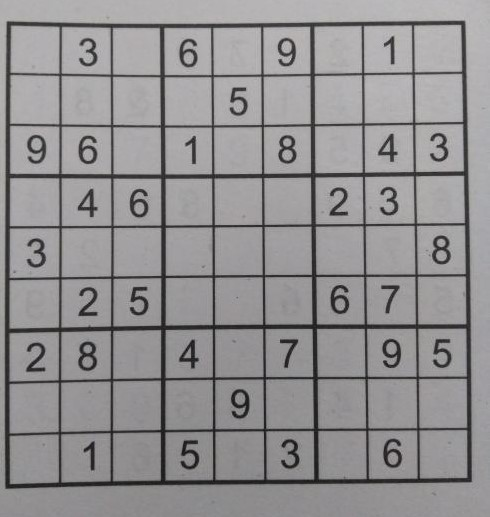
#> input picture Test Images/sudoku1.jpg, 490 x 517 px
$ python -i SudokuReader.py   (imports and definitions only)
#> lines starting #> are read from the running program, lines starting #| are printed output that depends on the picture; after the words box and inside, x2 and y2 are one past the last pixel; in counts of white or black regions, pixels touching at a corner belong together
import cv2
import numpy as np
from shapely.geometry import LineString, Point
import pytesseract
import SudokuSolver

#Given an image, attempts to find and read the sudoku grid at the centre of it
#Uses openCV's Canny edge detection + Hough lines to find all the lines in the image
#Filters these down through various metrics to find the ones composing the sudoku grid
#Finds the intersection points of all these lines
#Uses these intersection points to find the edges of and crop out each square
#Runs Tesseract OCR on the squares to find the number within it (or lack thereof)
#Returns a 2d array of the read sudoku grid (with 0s as blank squares)
def readSudoku(filename):
    image = loadImage(filename)
    edges, threshed = preprocessImage(image)

    #Sorted into horizontal and vertical lines to make calculating the grid of intersection points easier
    hlines, vlines = getSudokuGridLines(edges, image)
    drawLines(hlines + vlines, image)

    #a 2D grid of tuples. Then a square is defined by its top left intersection point and the bottom right one
    intersections = findIntersectionPoints(hlines, vlines)
    drawIntersectionPoints(intersections, image)

    cv2.imshow("Result", image)
    cv2.waitKey(1) #wait 1 ms after showing so that it actually appears

    board = constructBoard(threshed, intersections)
    return board

#Finds all the sudoko grid lines, separated into horizontal and vertical lines
def getSudokuGridLines(edges, image):
    lines = findAllHoughLines(edges)
    lines = removeDuplicates(lines)
    hlines, vlines = sortLinesByOrientation(lines)
    hlines, vlines = filterOutAdditionalLines(hlines, vlines, image)
    return (hlines, vlines)

#loads the image and downscales it to a sensible size if necessary so they fit on the monitor
def loadImage(filename):
#> called with filename = 'Test Images/sudoku1.jpg'
    image = cv2.imread(filename)
#> image is the input picture: shape (517, 490, 3); mean B, G, R 145.1, 144, 145.8
    if image.shape[1] > 560 or image.shape[0] > 1000:
        image = cv2.resize(image, (560, 1000))

    return image

#computes the Canny edge detected image and the binary image, used for hough line detection and OCR respectively
def preprocessImage(image):
    gray = cv2.cvtColor(image, cv2.COLOR_BGR2GRAY)
    edges = cv2.Canny(gray, 80, 200, apertureSize=3)
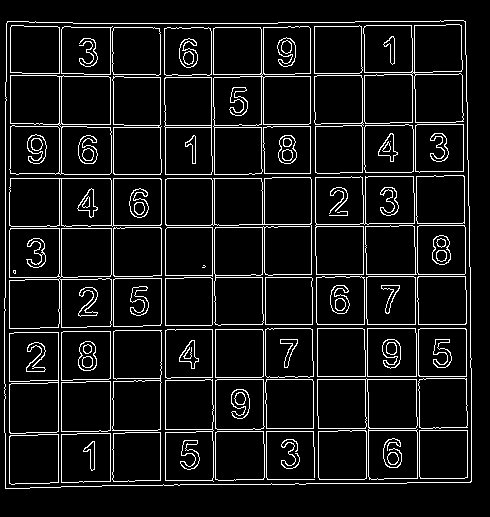
#> edges: shape (517, 490); 8.6% white in thin lines or dots, all inside (x1, y1, x2, y2) = (4, 20, 472, 489)
    threshed = cv2.adaptiveThreshold(gray, 255, cv2.ADAPTIVE_THRESH_GAUSSIAN_C, cv2.THRESH_BINARY, 251, 1)
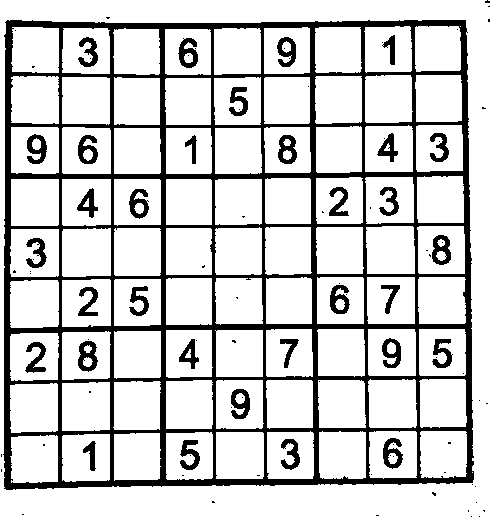
#> threshed: shape (517, 490); 81.2% white; 99 black regions (66 under 20 px), largest, box (x1, y1, x2, y2) and area: (3, 20, 474, 490) 38091, (78, 341, 98, 372) 366, (178, 38, 198, 68) 351
#> in getSudokuGridLines, `lines = findAllHoughLines(edges)`: lines = 73 rows, first 8: [61, 0], [113, 0], [165, 0], [9, 0], [5, 0], [59, 0], [435, 1.55], [383, 1.55]

    return (edges, threshed)

#Just calls the openCV function
def findAllHoughLines(edges):
    return cv2.HoughLines(edges, 1, 3.1415/180, 125)


#filter out duplicate/very similar lines.
#If any two lines have similar rho and theta values, one is removed
def removeDuplicates(lines):
    dropList = set()
    for i, l1 in enumerate(lines):
        r1, t1 = l1[0]
        if i in dropList:
            continue

        for j, l2 in enumerate(lines):
            r2, t2 = l2[0]
            if i == j:
                continue

            if j in dropList:
                continue

            if abs(r1-r2) < 15 and abs(t1-t2) < 0.05:
                dropList.add(j)
#> this loop made 73 passes
#> after the loop, dropList = 45 items

    lines = lines.tolist()
#> lines = 73 items
    for i in range(len(lines)-1, -1, -1):
        if i in dropList:
            del lines[i]
#> this loop made 73 passes
#> i on passes 1 to 8: 72, 71, 70, 69, 68, 67, 66, 65
#> in getSudokuGridLines, `lines = removeDuplicates(lines)`: lines = 28 items

    return lines

#partition the lines into horizontal and vertical lines.
#also converts the lines to cartesian coordinates and stores them in LineString objects for later geometry calculations
#rho, theta and x0 values are stored along with each line as they are needed for later analysis
def sortLinesByOrientation(lines):

    hlines = []
    vlines = []

    #find coord end points of lines, and organise them into horizontal/vertical
    for i in range(len(lines)):

        rho, theta = lines[i][0]
        a = np.cos(theta)
        b = np.sin(theta)
        x0 = a*rho
        y0 = b*rho

        x1 = int(x0 + 1000*(-b))
        y1 = int(y0 + 1000*(a))
        x2 = int(x0 - 1000*(-b))
        y2 = int(y0 - 1000*(a))


        line = LineString([(x1, y1), (x2, y2)])
        if theta < 3.1415/4:
            hlines.append((line, rho, theta, x0))
        else:
            vlines.append((line, rho, theta, y0))
#> this loop made 28 passes
#> (rho, theta, a, b, x0, y0, x1, y1) on passes 1 to 8: (61, 0, 1, 0, 61, 0, 61, 1000), (113, 0, 1, 0, 113, 0, 113, 1000), (165, 0, 1, 0, 165, 0, 165, 1000), (9, 0, 1, 0, 9, 0, 9, 1000), (435, 1.55, 0.0175, 1, 7.61, 434.9, -992, 452), (383, 1.55, 0.0175, 1, 6.7, 382.9, -993, 400), (212, 0, 1, 0, 212, 0, 212, 1000), (129, 1.55, 0.0175, 1, 2.26, 129, -997, 146)
#> after the loop, hlines = 10 items; vlines = 18 items
#> in getSudokuGridLines, `hlines, vlines = sortLinesByOrientation(lines)`: hlines = 10 items; vlines = 18 items

    return (hlines, vlines)

#filter out unrealistic lines that aren't part of the sudoku grid
def filterOutAdditionalLines(hlines, vlines, image):
    for linelist in [hlines, vlines]:

        #if we already only have 10 lines then don't bother
        if len(linelist) <= 10:
            continue

        #all the lines in each list should have very similar theta values (ideally they should be parallel)
        #So we can remove the largest outlier until they do
        while thetaRange(linelist) > 0.1 and len(linelist) > 10:
            thetas = [x[2] for x in linelist]
            avg = sum(thetas)/len(thetas)

            maxDist = -1
            maxI = None
            for i in range(len(linelist)):
                dist = abs(linelist[i][2] - avg)
                if dist > maxDist:
                    maxDist = dist
                    maxI = i
            del linelist[maxI]

        #if further processing is still required
        if len(linelist) <= 10:
            continue

        #All lines are now parallel, so unneeded lines are likely outside of the grid itself
        #The grid is likely to be in the centre of the image
        #So we just keep the 10 lines closest to the centre
        #This is kind of crude but it seems to work
        midPoint = Point(image.shape[1]/2, image.shape[0]/2)
        linelist.sort(key=lambda x : x[0].distance(midPoint))
#> this loop made 2 passes
#> in getSudokuGridLines, `hlines, vlines = filterOutAdditionalLines(hlines, vlines, image)`: vlines = 10 items

    return (hlines[:10], vlines[:10])

#used in filterOutAdditionalLines to determine if any rotational outliers remain
def thetaRange(linelist):
        thetas = [x[2] for x in linelist]
        return max(thetas) - min(thetas)

#draw the lines onto the image
def drawLines(lines, image):
    for line in lines:
        l = line[0]
        x1, y1, x2, y2 = l.bounds
        x1 = int(x1)
        x2 = int(x2)
        y1 = int(y1)
        y2 = int(y2)
        cv2.line(image, (x1, y1), (x2, y2), (0,255,0), 2)
#> this loop made 20 passes
#> (x1, y1, x2, y2) on passes 1 to 8: (61, -1000, 61, 1000), (113, -1000, 113, 1000), (165, -1000, 165, 1000), (9, -1000, 9, 1000), (212, -1000, 212, 1000), (263, -1000, 263, 1000), (364, -1000, 364, 1000), (415, -1000, 415, 1000)
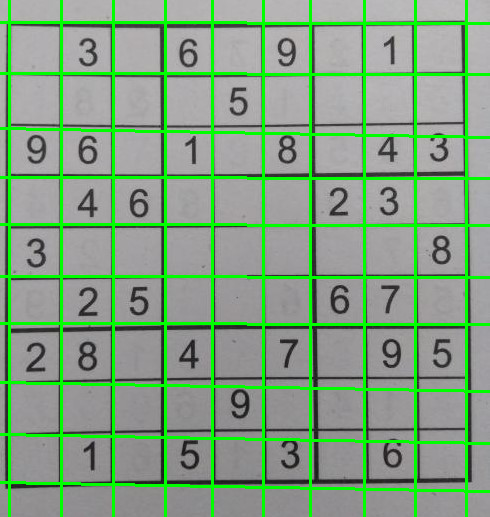
#> image: shape (517, 490, 3); 11.57% of pixels changed, all inside (x1, y1, x2, y2) = (0, 0, 490, 517)

#Since we stored the relevant coord from the midpoint of the line earlier, we can easily sort the lines into order
#Now, each list is from left to right or top to bottom, enabling us to easily find and store the intersection points
def findIntersectionPoints(hlines, vlines):
    hlines.sort(key=lambda x : x[3])
    vlines.sort(key=lambda x : x[3])

    intersections = []

    for l1 in hlines:
        myIntersections = []
        for l2 in vlines:
            point = l1[0].intersection(l2[0])
            myIntersections.append((point.x, point.y))
        intersections.append(myIntersections)
#> this loop made 10 passes
#> after the loop, intersections = 10 items

    return intersections

#draw the intersection points onto the image
def drawIntersectionPoints(intersections, image):
    for a in intersections:
        for b in a:
            cv2.line(image, (int(b[0]), int(b[1])), (int(b[0]), int(b[1])), (0, 0, 255), 5)
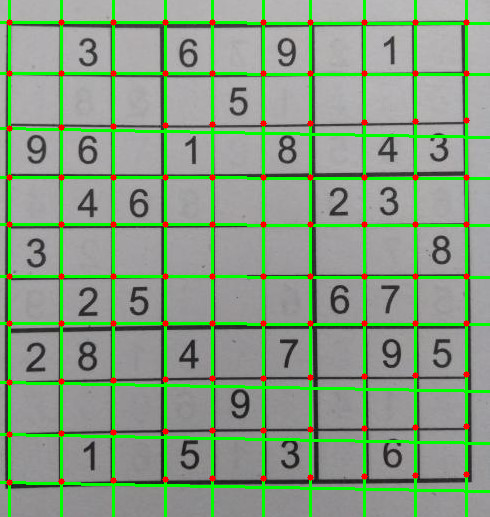
#> image: shape (517, 490, 3); 1.14% of pixels changed, all inside (x1, y1, x2, y2) = (6, 19, 470, 486)

#Now that we have the intersection points defining the edges of each square, we read each square
#returns the final expected board state
def constructBoard(threshed, intersections):
    board = [[0 for x in range(9)] for y in range(9)]

    for i in range(9):
        for j in range(9):

            x1, y1 = intersections[i][j]
            x2, y2 = intersections[i+1][j+1]
            x1 = int(x1)
            x2 = int(x2)
            y1 = int(y1)
            y2 = int(y2)

            #crops out the relevant square
            square = threshed[y1:y2, x1:x2]

            #if we don't think there is a number in the square, then write a 0 into the board position and move on
            if not hasChar(square, x1, x2, y1, y2):
                board[j][i] = 0
                #save this square's image for debugging purposes
                cv2.imwrite("logs/"+str(i)+"-"+str(j)+".jpg", square)
                continue

            #when the square was cropped above, some of the grid lines may have been included
            #tesseract really can't stand this so we have to remove them
            square = cropLinesAtEdges(square, x1, x2, y1, y2)

            #saves this square's image for debugging purposes
            cv2.imwrite("logs/"+str(i)+"-"+str(j)+".jpg", square)

            #runs the tesseract OCR on the square, --psm 10 specifies that the image contains a single character
            t = pytesseract.image_to_string(square, config="--psm 10")

            if len(t) == 1 and t.isnumeric(): #if valid number
                board[j][i] = int(t)
            else:
                fixed = False
                #sometimes just has a '.' appended for some reason. This check saves us in that case
                if len(t) > 1:
                    for c in t:
                        if c.isnumeric():
                            board[j][i] = int(c)
                            fixed = True

                #if we couldnt get a guess, say the square is blank and pray
                if not fixed:
                    print(t, i, j)
                    board[j][i] = 0
#> this loop made 1 pass
#> pass 1, in constructBoard, `cv2.imwrite("logs/"+str(i)+"-"+str(j)+".jpg", square)`:
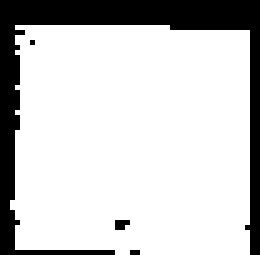
#> saved as 0-0.jpg: shape (51, 52) (shown 5 times larger); 79.3% white; 4 black regions (3 under 20 px), largest, box (x1, y1, x2, y2) and area: (0, 0, 52, 51) 542
#> pass 1, in constructBoard, `cv2.imwrite("logs/"+str(i)+"-"+str(j)+".jpg", square)`:
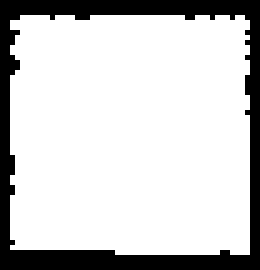
#> saved as 0-1.jpg: shape (54, 52) (shown 5 times larger); 80% white; 1 black region, box (x1, y1, x2, y2) and area: (0, 0, 52, 54) 563
#> pass 1, in constructBoard, `cv2.imwrite("logs/"+str(i)+"-"+str(j)+".jpg", square)`:
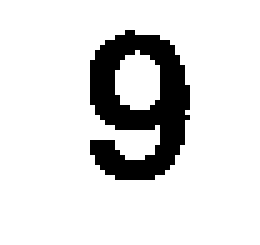
#> saved as 0-2.jpg: shape (49, 52) (shown 5 times larger); 86.3% white; 1 black region, box (x1, y1, x2, y2) and area: (18, 6, 38, 36) 348
#> after the loop, board = 9 items, first 6: [0, 0, 0, 0, 0, 0, 0, 0, 0], [0, 0, 0, 0, 0, 0, 0, 0, 0], [0, 0, 0, 0, 0, 0, 0, 0, 0], [0, 0, 0, 0, 0, 0, 0, 0, 0], [0, 0, 0, 0, 0, 0, 0, 0, 0], [0, 0, 0, 0, 0, 0, 0, 0, 0]

    return board

#takes the average colour of the centre of the image
#The square is black on a white background (and binary)
#so if the average is too high then there cannot be a black character there
def hasChar(square, x1, x2, y1, y2):
    o = int((y2-y1)/4)

    centre = square[o:y2-y1-o, o:x2-x1-o]
    avg_color_per_row = np.average(centre, axis=0)
    avg_color = np.average(avg_color_per_row, axis=0)
    return np.max(avg_color) <= 220

#very crude, there must be a better way to do this but idk how
#walk in from the edges, flood filling any black squares we find until we can't detect the character any more
#then rollback one iteration and we have the cropped image
def cropLinesAtEdges(square, x1, x2, y1, y2):
    copy = square.copy()
    prev = copy.copy()
    k = 0
    while hasChar(copy, x1, x2, y1, y2):
        prev = copy.copy()
        for l in range(y2-y1):
            if copy[l][k] == 0:
                cv2.floodFill(copy, np.zeros((y2-y1+2, x2-x1+2), np.uint8), (k, l), 255)
            if copy[l][x2-x1-k-1] == 0:
                cv2.floodFill(copy, np.zeros((y2-y1+2, x2-x1+2), np.uint8), (x2-x1-k-1, l), 255)
        for l in range(x2-x1):
            if copy[k][l] == 0:
                cv2.floodFill(copy, np.zeros((y2-y1+2, x2-x1+2), np.uint8), (l, k), 255)
            if copy[y2-y1-k-1][l] == 0:
                cv2.floodFill(copy, np.zeros((y2-y1+2, x2-x1+2), np.uint8), (l, y2-y1-k-1), 255)
        k += 1

    return prev

#> (the run stopped early here; a loop or call above may not have finished)

$ run again, on Test Images/sudoku2.jpg
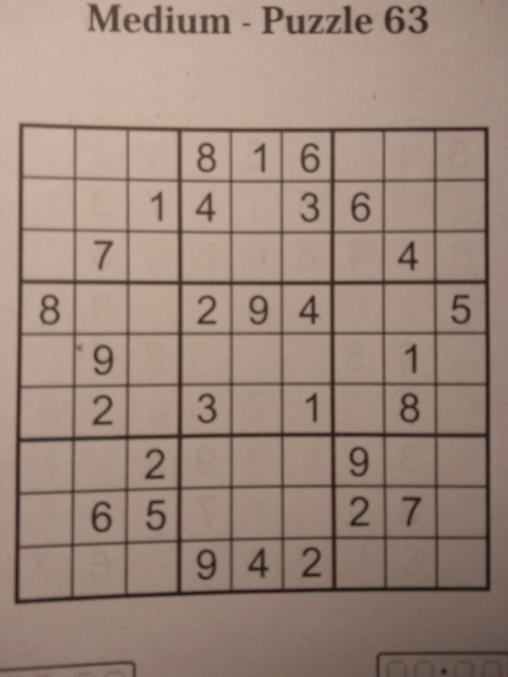
#> input picture Test Images/sudoku2.jpg, 508 x 677 px
#> in loadImage, image is the input picture: shape (677, 508, 3); mean B, G, R 122.8, 135.7, 156.2
#> edges: shape (677, 508); 6.9% white in thin lines or dots
#> threshed: shape (677, 508); 77.2% white; 107 black regions (61 under 20 px), largest, box (x1, y1, x2, y2) and area: (13, 119, 492, 606) 52234, (86, 1, 232, 35) 2917, (374, 648, 508, 677) 2677
#> in getSudokuGridLines, `lines = findAllHoughLines(edges)`: lines = 98 rows, first 8: [229, 0], [181, 0], [280, 0], [283, 0], [284, 1.57], [385, 0], [129, 0], [382, 0]
#> the loop in removeDuplicates, `for i, l1 in enumerate(lines):` made 98 passes
#> after the loop in removeDuplicates, `for i, l1 in enumerate(lines):`: dropList = 68 items
#> in removeDuplicates, `lines = lines.tolist()`: lines = 98 items
#> the loop in removeDuplicates, `for i in range(len(lines)-1, -1, -1):` made 98 passes
#> i on passes 1 to 8: 97, 96, 95, 94, 93, 92, 91, 90
#> in getSudokuGridLines, `lines = removeDuplicates(lines)`: lines = 30 items
#> the loop in sortLinesByOrientation, `for i in range(len(lines)): ` made 30 passes
#> (rho, theta, a, b, x0, y0, x1, y1) on passes 1 to 8: (229, 0, 1, 0, 229, 0, 229, 1000), (181, 0, 1, 0, 181, 0, 181, 1000), (280, 0, 1, 0, 280, 0, 280, 1000), (284, 1.57, 4.63e-05, 1, 0.0132, 284, -999, 284), (385, 0, 1, 0, 385, 0, 385, 1000), (129, 0, 1, 0, 129, 0, 129, 1000), (334, 0, 1, 0, 334, 0, 334, 1000), (131, 1.57, 4.63e-05, 1, 0.00607, 131, -999, 131)
#> after the loop in sortLinesByOrientation, `for i in range(len(lines)):`: hlines = 10 items; vlines = 20 items
#> in getSudokuGridLines, `hlines, vlines = sortLinesByOrientation(lines)`: hlines = 10 items; vlines = 20 items
#> the loop in filterOutAdditionalLines, `for linelist in [hlines, vlines]:  #if we already only have 10 lines t..` made 2 passes
#> in getSudokuGridLines, `hlines, vlines = filterOutAdditionalLines(hlines, vlines, image)`: vlines = 10 items
#> the loop in drawLines, `for line in lines:` made 20 passes
#> (x1, y1, x2, y2) on passes 1 to 8: (229, -1000, 229, 1000), (181, -1000, 181, 1000), (280, -1000, 280, 1000), (385, -1000, 385, 1000), (129, -1000, 129, 1000), (334, -1000, 334, 1000), (73, -1000, 73, 1000), (489, -1000, 489, 1000)
#> after the loop in drawLines, `for line in lines:`:
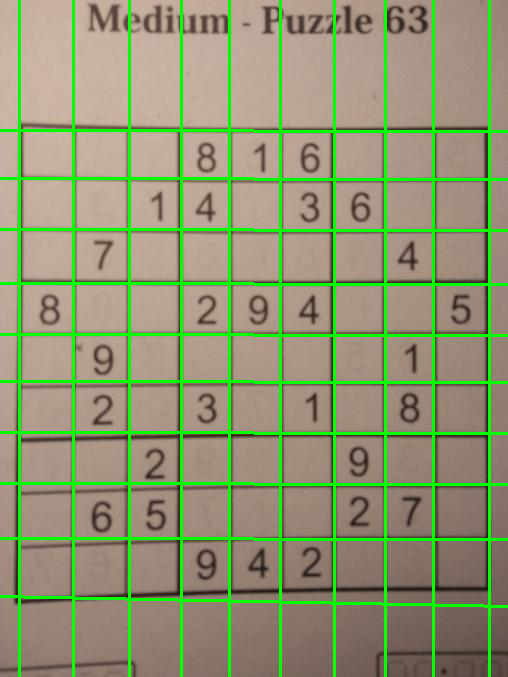
#> image: shape (677, 508, 3); 10.08% of pixels changed, all inside (x1, y1, x2, y2) = (0, 0, 508, 677)
#> the loop in findIntersectionPoints, `for l1 in hlines:` made 10 passes
#> the loop in drawIntersectionPoints, `for a in intersections:` made 10 passes
#> the loop in constructBoard, `for i in range(9):` made 1 pass
#> pass 1, in constructBoard, `cv2.imwrite("logs/"+str(i)+"-"+str(j)+".jpg", square)`:
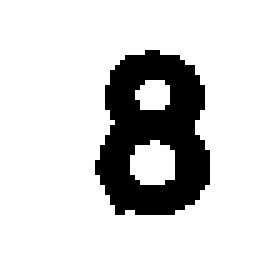
#> saved as 0-3.jpg: shape (51, 54) (shown 5 times larger); 82% white; 1 black region, box (x1, y1, x2, y2) and area: (19, 10, 42, 43) 496
#> after the loop in constructBoard, `for i in range(9):`: board = 9 items, first 6: [0, 0, 0, 0, 0, 0, 0, 0, 0], [0, 0, 0, 0, 0, 0, 0, 0, 0], [0, 0, 0, 0, 0, 0, 0, 0, 0], [0, 0, 0, 0, 0, 0, 0, 0, 0], [0, 0, 0, 0, 0, 0, 0, 0, 0], [0, 0, 0, 0, 0, 0, 0, 0, 0]
